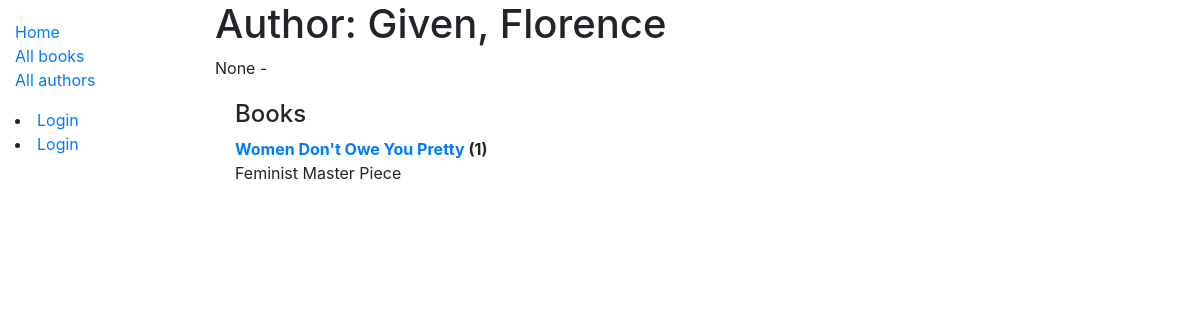
The app's page /catalog/author/1 with its own data.
### catalog/models.py (models this page shows, shortened)
class Author(models.Model):
    first_name = models.CharField(max_length=100)
    last_name = models.CharField(max_length=100)
    date_of_birth = models.DateField(null=True, blank=True)
    date_of_death = models.DateField('Died', null=True, blank=True)
    class Meta:
        ordering = ['last_name', 'first_name']
    def __str__(self):
        return f'{self.last_name}, {self.first_name}'

class Book(models.Model):
    title = models.CharField(max_length=200)
    author = models.ForeignKey('Author', on_delete=models.SET_NULL, null=True)
    summary = models.TextField(max_length=1000, help_text='Enter a brief description of the book')
    isbn = models.CharField('ISBN', max_length=13, unique=True,
                             help_text='13 Character <a href="https://www.isbn-international.org/content/what-isbn">ISBN number</a>')
    genre = models.ManyToManyField(Genre, help_text='Select a genre for this book')
    def __str__(self):
        return self.title
    def display_genre(self):
        """Create a string for the Genre. This is required to display genre in Admin."""
        return ', '.join(genre.name for genre in self.genre.all()[:3])
    display_genre.short_description = 'Genre'

### catalog/views.py (the view)
# urls.py: path('author/<int:pk>', views.AuthorDetailView.as_view(), name='author-detail'),
class AuthorDetailView(generic.DetailView):
    model = Author

### catalog/templates/catalog/author_detail.html
{% extends "base_generic.html" %}
{% block content %}
<h1>Author: {{ author }} </h1>
<p>{{author.date_of_birth}} - {% if author.date_of_death %}{{author.date_of_death}}{% endif %}</p>
<div style="margin-left:20px;margin-top:20px">
<h4>Books</h4>
<dl>
{% for book in author.book_set.all %}
  <dt><a href="{% url 'book-detail' book.pk %}">{{book}}</a> ({{book.bookinstance_set.all.count}})</dt>
  <dd>{{book.summary}}</dd>
{% endfor %}
</dl>
</div>
{% endblock %}

### records on screen
Author: last_name+first_name "Given, Florence", date_of_birth "None"
Book: title "Women Don't Owe You Pretty", bookinstance_set.all.count "1", summary "Feminist Master Piece"
